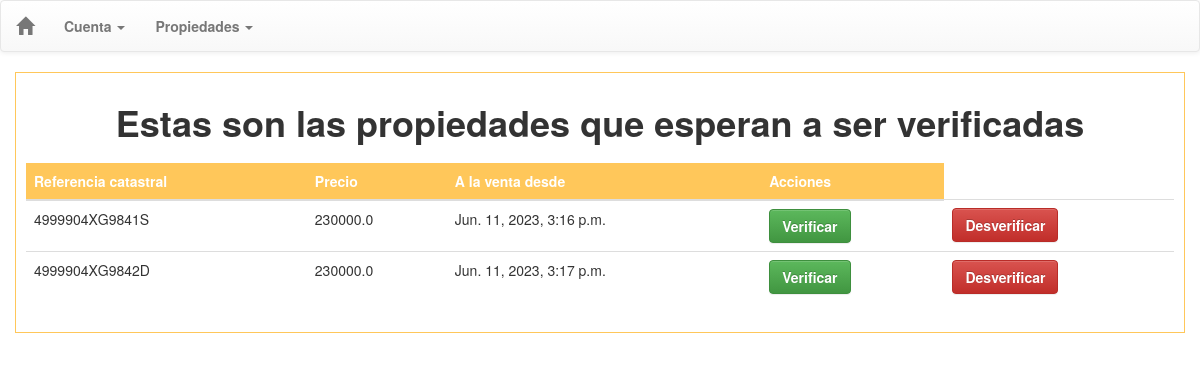
The page /el-corredor/properties/unverified/ (signed in) on the database as committed earlier.
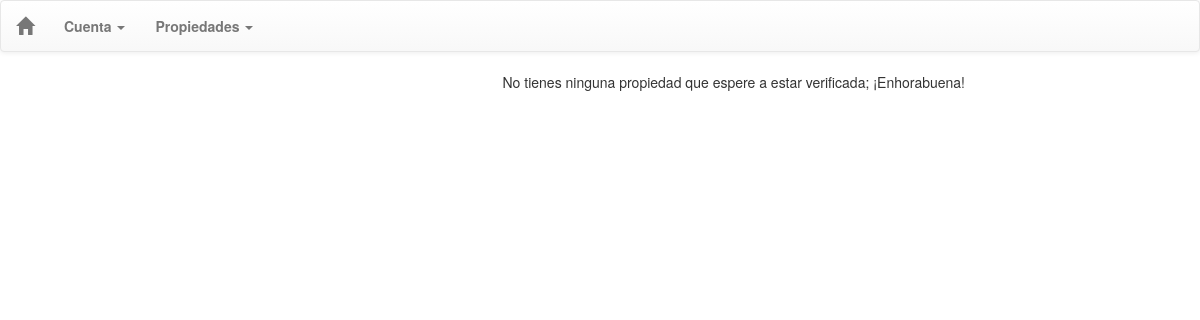
The same page on the database as committed later.
### App/models.py (models this page shows, shortened)
class Property(models.Model):
    catastral_reference = models.CharField(max_length=14, unique = True)
    latitude = models.CharField(max_length=20, default="-")
    longitude = models.CharField(max_length=20, default="-")
    provincie = models.CharField(max_length=30, default="Sin registrar")
    municipality = models.CharField(max_length=40, default="Sin declarar")
    address = models.CharField(max_length=200, default="Sin informacion")
    price = models.FloatField(blank = False, null = False)
    verified = models.BooleanField(default =  False)
    created_at = models.DateTimeField(default = now)
    user = models.ForeignKey(User, on_delete=models.CASCADE)
    class Meta:
        ordering = ["user","created_at"]

### App/views.py (the view)
@method_decorator(login_required, name = 'dispatch')
@method_decorator(verification_required, name = 'dispatch')
class UnverifiedProperties(View):
    def get(self, request):
        properties = Property.objects.filter(verified = False)
        return render(request, 'unverified_properties.html', context = {'properties': properties})

### App/templatetags/template_helpers.py (called while the page is built)
@register.filter(name = 'active_class_for')
def active_class_for(request, url_name):
    if request.path == reverse(url_name):
        return "active"
    else:
        return ""

### App/templates/properties/unverified_properties.html (shortened to what this page needs)
{% extends "base_generic.html" %}
{% block content %}
{% if user.is_superuser %}
	{% if properties %}
	<div class="container-fluid data-box">
		<div class="row">
			<div class="col-xs-12">
				<h1 class="text-center" style="font-weight: bold; margin-bottom: 20px;">Estas son las propiedades que esperan a ser verificadas</h1>
			  	<table class="table">
			      <thead>
			        <tr>
			          <th>Referencia catastral</th>
			          <th>Precio</th>
			          <th>A la venta desde</th>
			          <th>Acciones</th>
			        </tr>
			      </thead>
			      <tbody>
			      {% for property in properties %}
			        <tr>
			          <td>{{ property.catastral_reference }}</td>
			          <td>{{ property.price }}</td>
			          <td>{{ property.created_at }}</td>
			          <td>
						<form action="{% url 'verify_property' %}" method="POST"  id="verify_property">
						  <a href="#" class="btn btn-success" style="font-weight: bold;" onclick="document.getElementById('verify_property').submit()">Verificar</a>
						</form>
					</td>
					<td>
						<form action="{% url 'unverify_property' %}" method="POST" id="unverify_property">
					  		<a href="#" class="btn btn-danger" style="font-weight: bold;" onclick="document.getElementById('unverify_property').submit()">Desverificar</a>
					    </form>
				  	</td>
				  </tr>
				{% endfor %}
				</tbody>
			  </table>
			</div>
		  </div>
	</div>
	{% else %}
	  <p class="col-xs-offset-5">No tienes ninguna propiedad que espere a estar verificada; ¡Enhorabuena!</p>
	{% endif %}
{% else %}
	<div class="">
	  <h1 class="">Error</h1>
	  <p class="">No tiene autorizacion para visualizar el contenido</p>
	</div>
{% endif %}
{% endblock %}

Rows that differ between the two databases and show on the page:
removed Property: catastral_reference "4999904XG9841S", price "230000.0", created_at "Jun. 11, 2023, 3:16 p.m."
removed Property: catastral_reference "4999904XG9842D", price "230000.0", created_at "Jun. 11, 2023, 3:17 p.m."
Other text that changed with them:
text no longer shown: "Estas son las propiedades que esperan a ser verificadas Referencia catastral Precio A la venta desde Acciones"
text now shown: "No tienes ninguna propiedad que espere a estar verificada; ¡Enhorabuena!"
